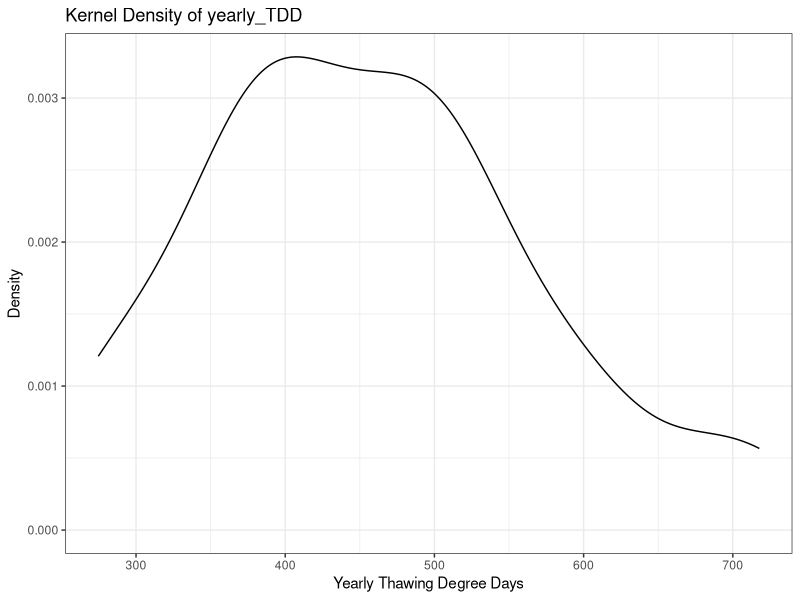
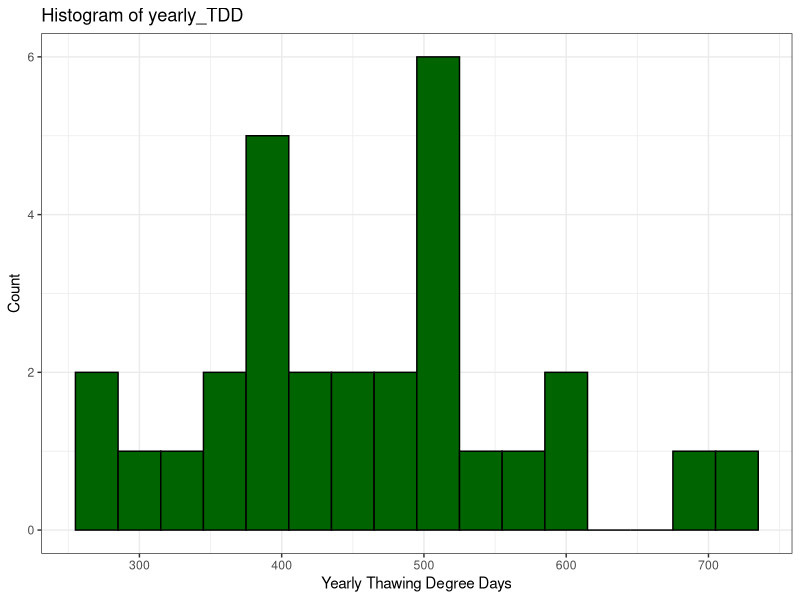
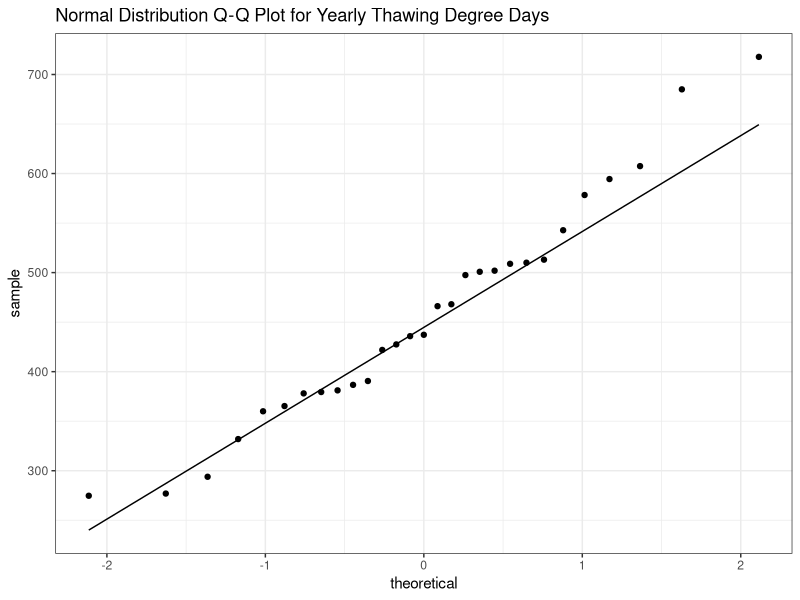
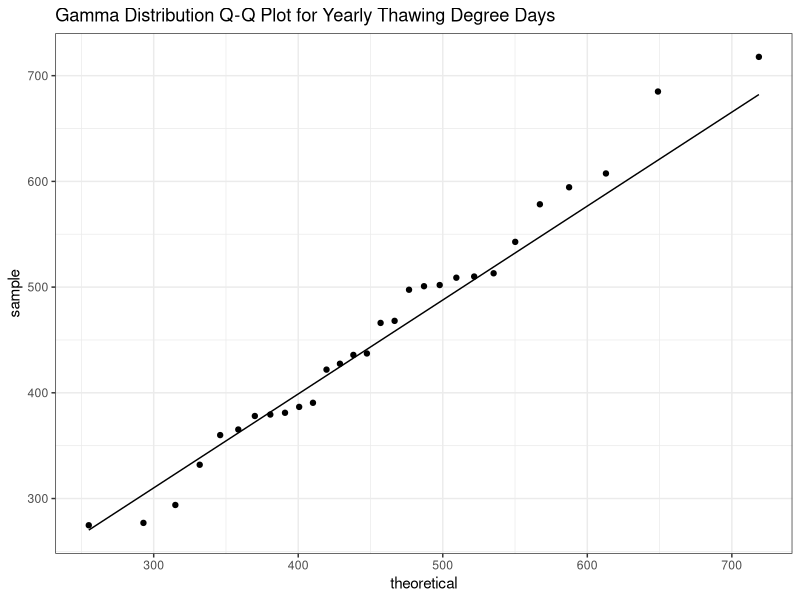
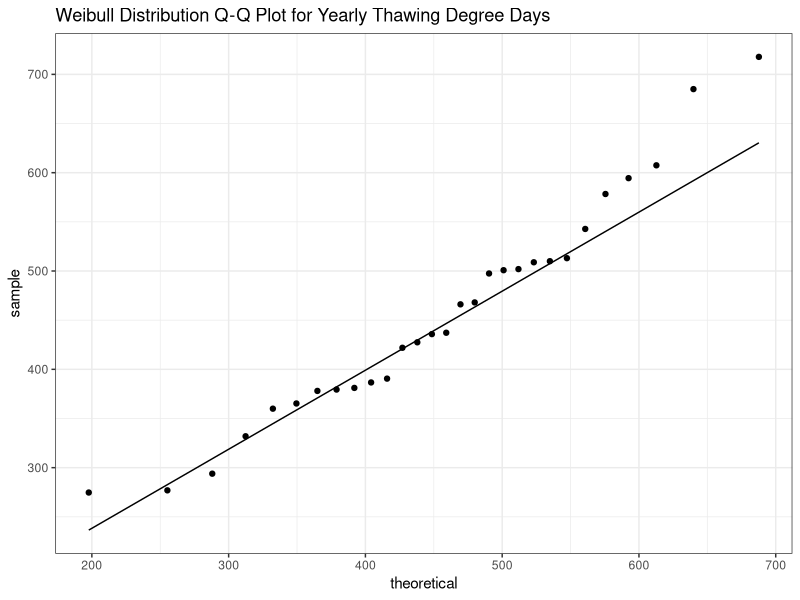
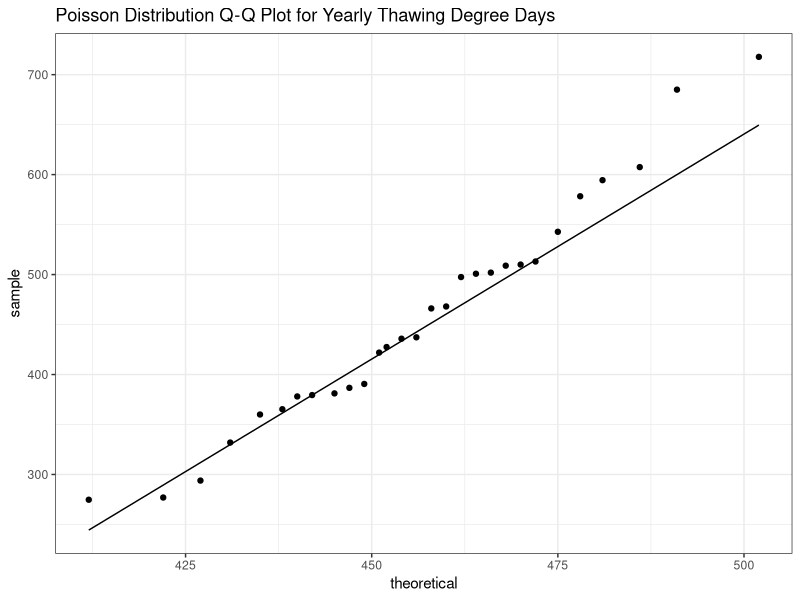
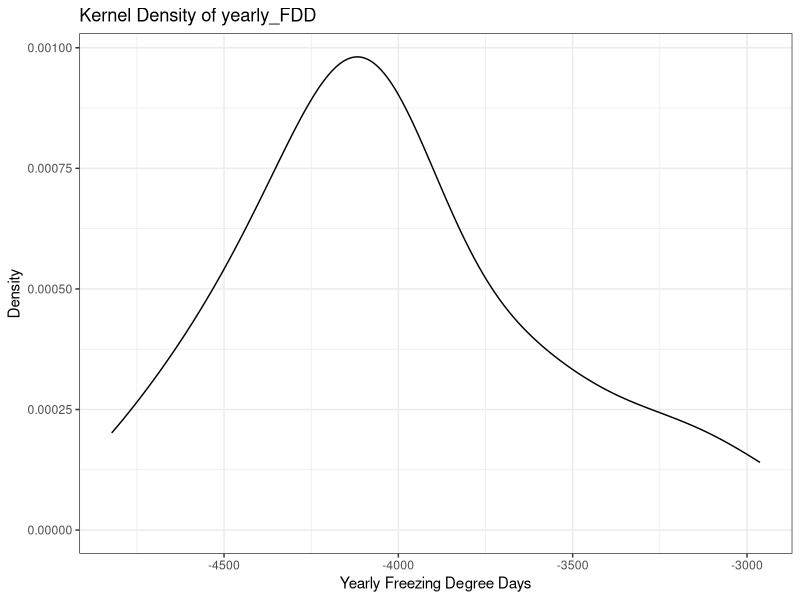
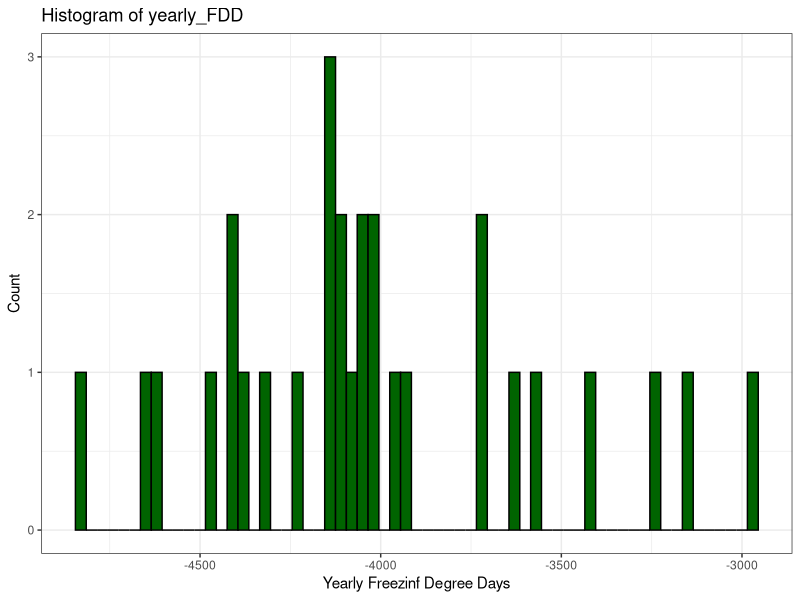

The R script that drew these images, in order:
## ---- chunk 1
#| message: false
#| warning: false
#| echo: true
#| results: "hide"
library(knitr)
library(scales)
library(tidyverse)
library(ggplot2)
library(MASS, quietly = TRUE)

# maybe include other libraries:
# library(tidymodels)

# set up default plotting format for ggplot2 graphs
theme_set(theme_bw())
## ---- chunk 2
alt_df <- read.csv("Copy of Utqiagvik Summary Dataset.csv")
alt_df <- alt_df %>% dplyr::select(!annual_mean_snow_depth_in)
alt_df <- alt_df %>% dplyr::select(!annual_total_precip_in)
alt_df <- alt_df %>% dplyr::select(!annual_total_snowfall_in)
alt_df <- alt_df %>% dplyr::select(!site_code)
alt_df <- alt_df %>% dplyr::select(!site_name)
## ---- chunk 3
# Yearly thawing degree days:
TDD_summary <- summary(alt_df$yearly_TDD)
TDD_summary["St. Dev"] <- sd(alt_df$yearly_TDD)
TDD_summary

ggplot(data= alt_df, aes(x = yearly_TDD)) +
  geom_density() +
  labs(x = "Yearly Thawing Degree Days", y = "Density", title = "Kernel Density of yearly_TDD")

ggplot(data = alt_df, aes(x = yearly_TDD)) +
  geom_histogram(colour = "black", fill = "darkgreen", bins = 20, binwidth = 30) +
  labs(x = "Yearly Thawing Degree Days", y = "Count", title = "Histogram of yearly_TDD")

ggplot(data = alt_df, aes(sample = yearly_TDD)) +
  geom_qq_line() + geom_qq() +
  labs(title = "Normal Distribution Q-Q Plot for Yearly Thawing Degree Days")

TDD_gamma <- fitdistr(alt_df$yearly_TDD, densfun = "gamma")
ggplot(data = alt_df, aes(sample = yearly_TDD)) +
  geom_qq_line(distribution = qgamma, dparams = TDD_gamma$estimate) + 
  geom_qq(distribution = qgamma, dparams = TDD_gamma$estimate) +
  labs(title = "Gamma Distribution Q-Q Plot for Yearly Thawing Degree Days")

TDD_weibull <- fitdistr(alt_df$yearly_TDD, densfun = "weibull")
ggplot(data = alt_df, aes(sample = yearly_TDD)) +
  geom_qq_line(distribution = qweibull, dparams = TDD_weibull$estimate) + 
  geom_qq(distribution = qweibull, dparams = TDD_weibull$estimate) +
  labs(title = "Weibull Distribution Q-Q Plot for Yearly Thawing Degree Days")

TDD_poisson <- fitdistr(alt_df$yearly_TDD, densfun = "poisson")
ggplot(data = alt_df, aes(sample = yearly_TDD)) +
  geom_qq_line(distribution = qpois, dparams = TDD_poisson$estimate) + 
  geom_qq(distribution = qpois, dparams = TDD_poisson$estimate) +
  labs(title = "Poisson Distribution Q-Q Plot for Yearly Thawing Degree Days")
## ---- chunk 4
# Yearly freezing degree days:
FDD_summary <- summary(alt_df$yearly_FDD)
FDD_summary["St. Dev"] <- sd(alt_df$yearly_FDD)
FDD_summary

ggplot(data= alt_df, aes(x = yearly_FDD)) +
  geom_density() +
  labs(x = "Yearly Freezing Degree Days", y = "Density", title = "Kernel Density of yearly_FDD")

ggplot(data = alt_df, aes(x = yearly_FDD)) +
  geom_histogram(colour = "black", fill = "darkgreen", bins = 20, binwidth = 30) +
  labs(x = "Yearly Freezinf Degree Days", y = "Count", title = "Histogram of yearly_FDD")

ggplot(data = alt_df, aes(sample = yearly_FDD)) +
  geom_qq_line() + geom_qq() +
  labs(title = "Normal Distribution Q-Q Plot for Yearly Freezing Degree Days")
## ---- chunk 5
# Annual mean air temperature:
air_temp_summary <- summary(alt_df$annual_mean_air_temp)
air_temp_summary["St. Dev"] <- sd(alt_df$annual_mean_air_temp)
air_temp_summary

ggplot(data= alt_df, aes(x = annual_mean_air_temp)) +
  geom_density() +
  labs(x = "Annual Mean Air Temperature", y = "Density", title = "Kernel Density of annual_mean_air_temp")

ggplot(data = alt_df, aes(x = annual_mean_air_temp)) +
  geom_histogram(colour = "black", fill = "darkgreen", bins = 30, binwidth = 1) +
  labs(x = "Annual Mean Air Temperature", y = "Count", title = "Histogram of annual_mean_air_temp")

ggplot(data = alt_df, aes(sample = annual_mean_air_temp)) +
  geom_qq_line() + geom_qq() +
  labs(title = "Normal Distribution Q-Q Plot for Annual Mean Air Temperature")
## ---- chunk 6
# Active layer thickness:
ALT_summary <- summary(alt_df$mean_ALT)
ALT_summary["St. Dev"] <- sd(alt_df$mean_ALT)
ALT_summary

ggplot(data= alt_df, aes(x = mean_ALT)) +
  geom_density() +
  labs(x = "Active Layer Thickness", y = "Density", title = "Kernel Density of mean_ALT")

ggplot(data = alt_df, aes(x = mean_ALT)) +
  geom_histogram(colour = "black", fill = "darkgreen", bins = 20, binwidth = 1.75) +
  labs(x = "Active Layer Thickness", y = "Count", title = "Histogram of mean_ALT")

ggplot(data = alt_df, aes(sample = mean_ALT)) +
  geom_qq_line() + geom_qq() +
  labs(title = "Normal Distribution Q-Q Plot for Active Layer Thickness")

ALT_gamma <- fitdistr(alt_df$mean_ALT, densfun = "gamma")
ggplot(data = alt_df, aes(sample = mean_ALT)) +
  geom_qq_line(distribution = qgamma, dparams = ALT_gamma$estimate) + 
  geom_qq(distribution = qgamma, dparams = ALT_gamma$estimate) +
  labs(title = "Gamma Distribution Q-Q Plot for Active Layer Thickness")

ALT_weibull <- fitdistr(alt_df$mean_ALT, densfun = "weibull")
ggplot(data = alt_df, aes(sample = mean_ALT)) +
  geom_qq_line(distribution = qweibull, dparams = ALT_weibull$estimate) + 
  geom_qq(distribution = qweibull, dparams = ALT_weibull$estimate) +
  labs(title = "Weibull Distribution Q-Q Plot for Active Layer Thickness")

ALT_poisson <- fitdistr(alt_df$mean_ALT, densfun = "poisson")
ggplot(data = alt_df, aes(sample = mean_ALT)) +
  geom_qq_line(distribution = qpois, dparams = ALT_poisson$estimate) + 
  geom_qq(distribution = qpois, dparams = ALT_poisson$estimate) +
  labs(title = "Poisson Distribution Q-Q Plot for Active Layer Thickness")
## ---- chunk 7
# Snow depth:
snow_depth_summary <- summary(alt_df$annual_mean_snow_depth_cm)
snow_depth_summary["St. Dev"] <- sd(alt_df$annual_mean_snow_depth_cm)
snow_depth_summary

ggplot(data= alt_df, aes(x = annual_mean_snow_depth_cm)) +
  geom_density() +
  labs(x = "Snow Depth", y = "Density", title = "Kernel Density of annual_mean_snow_depth_cm")

ggplot(data = alt_df, aes(x = yearly_TDD)) +
  geom_histogram(colour = "black", fill = "darkgreen", bins = 20, binwidth = 30) +
  labs(x = "Yearly Thawing Degree Days", y = "Count", title = "Histogram of yearly_TDD")

ggplot(data = alt_df, aes(sample = annual_mean_snow_depth_cm)) +
  geom_qq_line() + geom_qq() +
  labs(title = "Normal Distribution Q-Q Plot for Snow Depth")
## ---- chunk 8
# Precipitation:
precip_summary <- summary(alt_df$annual_total_precip_cm)
precip_summary["St. Dev"] <- sd(alt_df$annual_total_precip_cm)
precip_summary

ggplot(data= alt_df, aes(x = annual_total_precip_cm)) +
  geom_density() +
  labs(x = "Annual Total Precipitation", y = "Density", title = "Kernel Density of annual_total_precip_cm")

ggplot(data = alt_df, aes(x = annual_total_precip_cm)) +
  geom_histogram(colour = "black", fill = "darkgreen", bins = 20, binwidth = 2) +
  labs(x = "Annual Total Precipitation", y = "Count", title = "Histogram of annual_total_precip_cm")

ggplot(data = alt_df, aes(sample = annual_total_precip_cm)) +
  geom_qq_line() + geom_qq() +
  labs(title = "Normal Distribution Q-Q Plot for Annual Total Precipitation")

precip_gamma <- fitdistr(alt_df$annual_total_precip_cm, densfun = "gamma")
ggplot(data = alt_df, aes(sample = annual_total_precip_cm)) +
  geom_qq_line(distribution = qgamma, dparams = precip_gamma$estimate) + 
  geom_qq(distribution = qgamma, dparams = precip_gamma$estimate) +
  labs(title = "Gamma Distribution Q-Q Plot for Annual Total Precipitation")

precip_weibull <- fitdistr(alt_df$annual_total_precip_cm, densfun = "weibull")
ggplot(data = alt_df, aes(sample = annual_total_precip_cm)) +
  geom_qq_line(distribution = qweibull, dparams = precip_weibull$estimate) + 
  geom_qq(distribution = qweibull, dparams = precip_weibull$estimate) +
  labs(title = "Weibull Distribution Q-Q Plot for Annual Total Precipitation")

precip_poisson <- fitdistr(alt_df$annual_total_precip_cm, densfun = "poisson")
ggplot(data = alt_df, aes(sample = annual_total_precip_cm)) +
  geom_qq_line(distribution = qpois, dparams = precip_poisson$estimate) + 
  geom_qq(distribution = qpois, dparams = precip_poisson$estimate) +
  labs(title = "Poisson Distribution Q-Q Plot for Annual Total Precipitation")
## ---- chunk 9
# Snowfall:
snowfall_summary <- summary(alt_df$annual_total_snowfall_cm)
snowfall_summary["St. Dev"] <- sd(alt_df$annual_total_snowfall_cm)
snowfall_summary

ggplot(data= alt_df, aes(x = annual_total_snowfall_cm)) +
  geom_density() +
  labs(x = "Annual Total Snowfall", y = "Density", title = "Kernel Density of annual_total_snowfall_cm")

ggplot(data = alt_df, aes(x = annual_total_snowfall_cm)) +
  geom_histogram(colour = "black", fill = "darkgreen", bins = 20, binwidth = 20) +
  labs(x = "Annual Total Snowfall", y = "Count", title = "Histogram of annual_total_snowfall_cm")

ggplot(data = alt_df, aes(sample = annual_total_snowfall_cm)) +
  geom_qq_line() + geom_qq() +
  labs(title = "Normal Distribution Q-Q Plot for Annual Total Snowfall")
## ---- chunk 10
# Yearly thawing degree days:
cor.test(alt_df$yearly_TDD, alt_df$mean_ALT, method = "spearman")
## ---- chunk 11
# Yearly freezing degree days:
cor.test(alt_df$yearly_FDD, alt_df$mean_ALT, method = "spearman")
## ---- chunk 12
# Annual mean air temperature:

